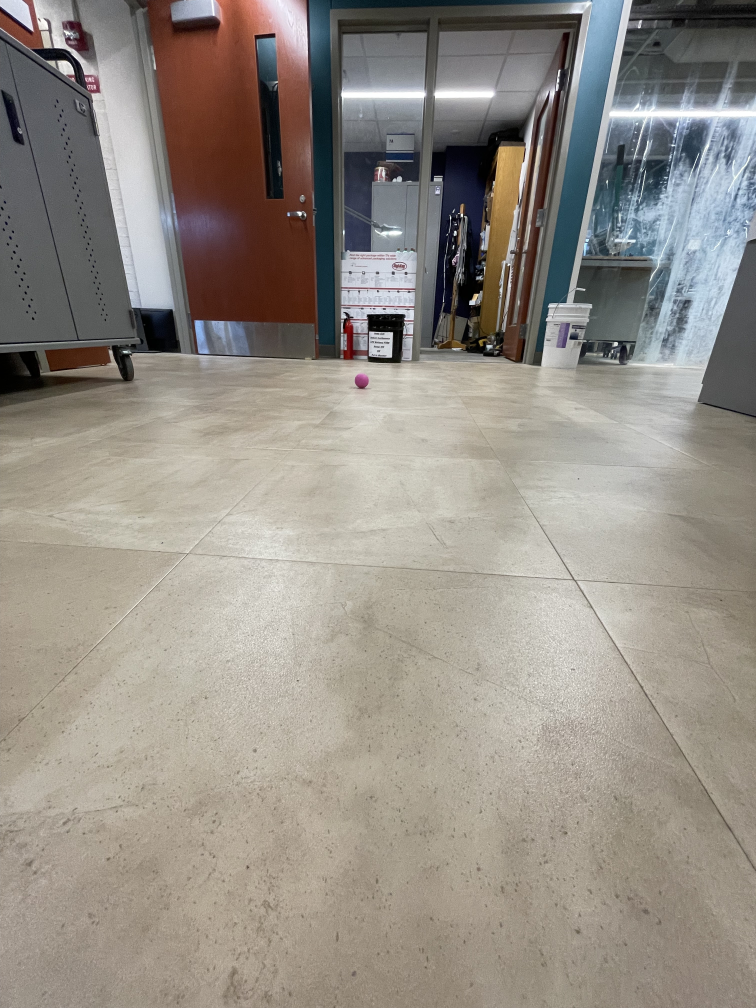
#> input picture ball_lab.jpeg, 3024 x 4032 px (shown at 1/4 size)
$ python detect_ball_image.py
#> lines starting #> are read from the running program, lines starting #| are printed output that depends on the picture; after the words box and inside, x2 and y2 are one past the last pixel; in counts of white or black regions, pixels touching at a corner belong together
import cv2 as cv
import numpy as np
import time

lower_pink = np.array([140, 130, 0])   # Lower bound for pink color in HSV
upper_pink = np.array([170, 255, 255])  # Upper bound for pink color in HSV

frame = cv.imread('ball_lab.jpeg')
#> frame is the input picture: shape (4032, 3024, 3); mean B, G, R 133.4, 141.5, 147.6

frame_hsv = cv.cvtColor(frame, cv.COLOR_BGR2HSV)
#> frame_hsv: shape (4032, 3024, 3); mean H, S, V 40.1, 43.1, 151.2
pink_mask = cv.inRange(frame_hsv, lower_pink, upper_pink)
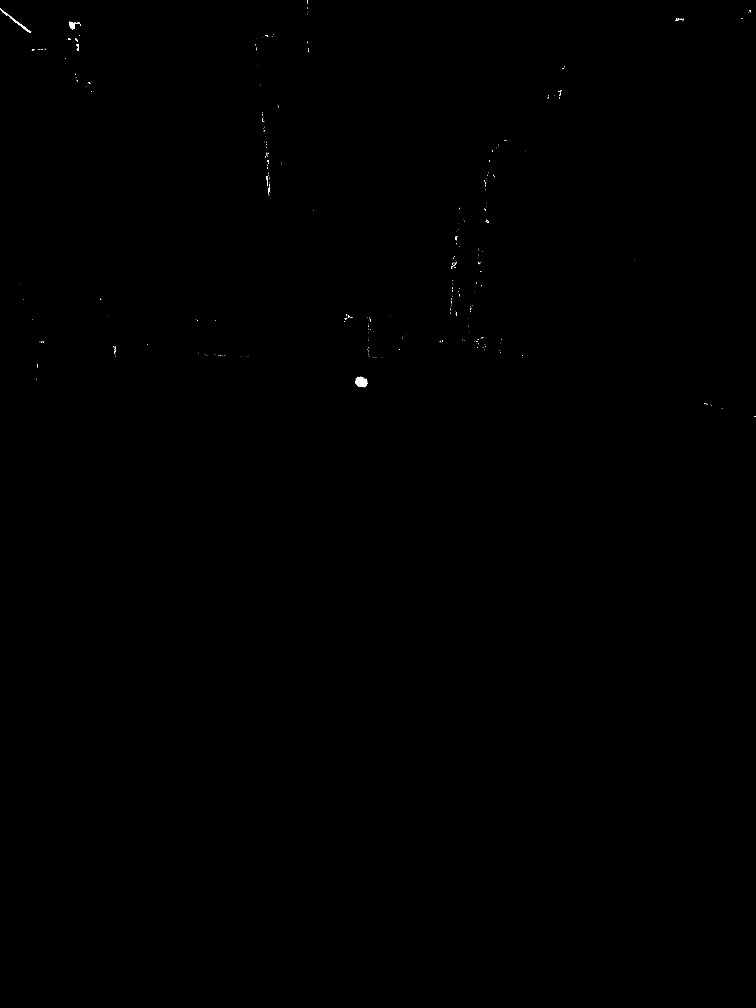
#> pink_mask: shape (4032, 3024) (shown at 1/4 size); 0.04% white; 459 white regions (435 under 20 px), largest, box (x1, y1, x2, y2) and area: (1422, 1507, 1470, 1549) 1426, (0, 34, 125, 131) 770, (276, 87, 320, 118) 601

blurFrame = cv.GaussianBlur(pink_mask, (17,17), 0)

circles = cv.HoughCircles(blurFrame, cv.HOUGH_GRADIENT, 1.4, 5000,
                        param1=140, param2=30, minRadius=0, maxRadius=250)
#> circles = [[1444.1, 1525.3, 21.42]]

if circles is not None:
    circles = np.uint32(np.around(circles))
#> circles = [[1444, 1525, 21]]
    cv.circle(frame, (circles[0,0,0], circles[0,0,1]), circles[0,0,2], (0, 255, 0), 3)
    x, y, r = circles[0,0,0], circles[0,0,1], circles[0,0,2]
#> x = 1444; y = 1525; r = 21
    cv.circle(frame, (200, 50), 50, (0, 255, 0), 3)


cv.imshow("circles", frame)
cv.waitKey()
cv.destroyAllWindows()

$ run again, with ball2.jpeg copied over ball_lab.jpeg
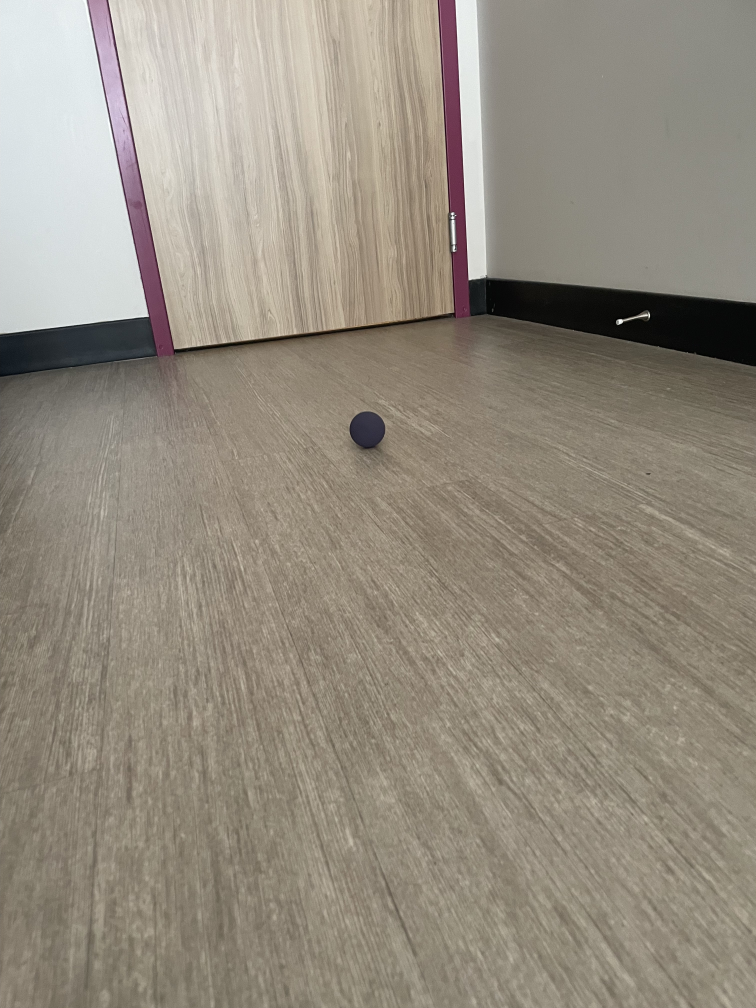
#> input picture ball2.jpeg, 3024 x 4032 px (shown at 1/4 size)
#> frame is the input picture: shape (4032, 3024, 3); mean B, G, R 127.9, 140.7, 148.5
#> frame_hsv: shape (4032, 3024, 3); mean H, S, V 27.2, 40.1, 149.1
#> `pink_mask = cv.inRange(frame_hsv, lower_pink, upper_pink)`:
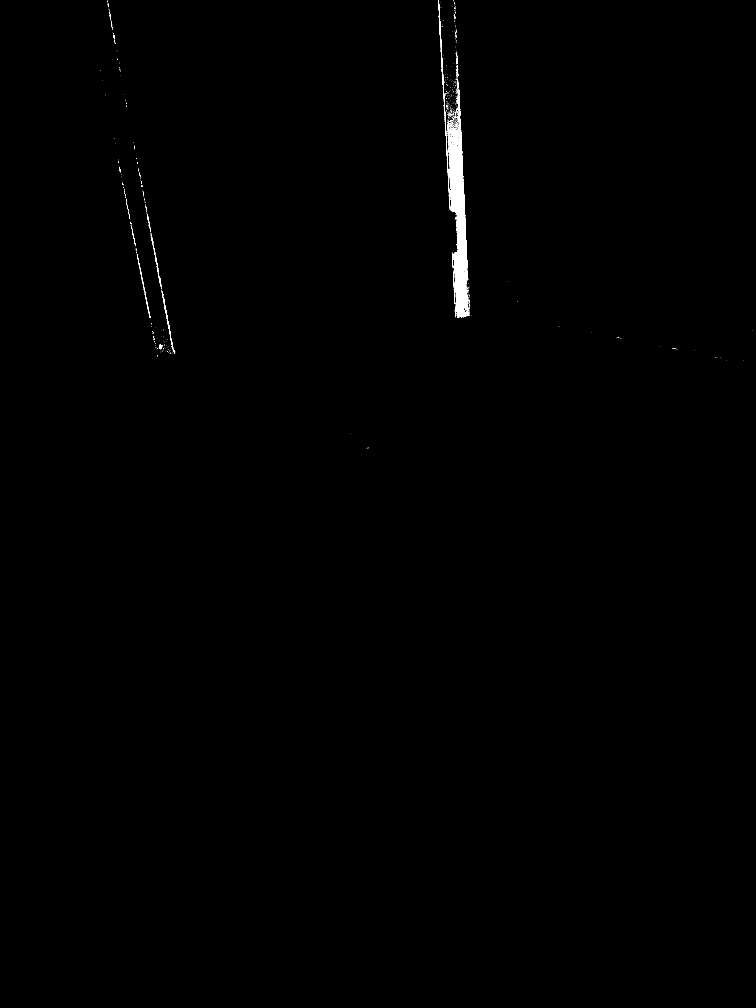
#> pink_mask: shape (4032, 3024) (shown at 1/4 size); 0.31% white; 789 white regions (748 under 20 px), largest, box (x1, y1, x2, y2) and area: (1790, 354, 1877, 1270) 29713, (1752, 0, 1778, 395) 1470, (647, 1168, 684, 1351) 639
#> `circles = cv.HoughCircles(blurFrame, cv.HOUGH_GRADIENT, 1.4, 5000, par..`: circles = [[1788.5, 1099.7, 83.02]]
#> `circles = np.uint32(np.around(circles))`: circles = [[1788, 1100, 83]]
#> x = 1788; y = 1100; r = 83
